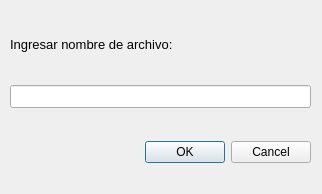
<?xml version="1.0" encoding="UTF-8"?>
<ui version="4.0">
 <class>Dialog</class>
 <widget class="QDialog" name="Dialog">
  <property name="geometry">
   <rect>
    <x>0</x>
    <y>0</y>
    <width>322</width>
    <height>194</height>
   </rect>
  </property>
  <property name="windowTitle">
   <string>Dialog</string>
  </property>
  <widget class="QWidget" name="verticalLayoutWidget">
   <property name="geometry">
    <rect>
     <x>10</x>
     <y>10</y>
     <width>301</width>
     <height>181</height>
    </rect>
   </property>
   <layout class="QVBoxLayout" name="save_lay">
    <item>
     <widget class="QLabel" name="label">
      <property name="sizePolicy">
       <sizepolicy hsizetype="Preferred" vsizetype="Fixed">
        <horstretch>0</horstretch>
        <verstretch>0</verstretch>
       </sizepolicy>
      </property>
      <property name="font">
       <font>
        <pointsize>10</pointsize>
       </font>
      </property>
      <property name="text">
       <string>Ingresar nombre de archivo:</string>
      </property>
     </widget>
    </item>
    <item>
     <widget class="QLineEdit" name="save_ed">
      <property name="font">
       <font>
        <pointsize>10</pointsize>
       </font>
      </property>
     </widget>
    </item>
    <item>
     <widget class="QDialogButtonBox" name="bb_save">
      <property name="orientation">
       <enum>Qt::Horizontal</enum>
      </property>
      <property name="standardButtons">
       <set>QDialogButtonBox::Cancel|QDialogButtonBox::Ok</set>
      </property>
     </widget>
    </item>
   </layout>
  </widget>
 </widget>
 <resources/>
 <connections>
  <connection>
   <sender>bb_save</sender>
   <signal>accepted()</signal>
   <receiver>Dialog</receiver>
   <slot>accept()</slot>
   <hints>
    <hint type="sourcelabel">
     <x>248</x>
     <y>254</y>
    </hint>
    <hint type="destinationlabel">
     <x>157</x>
     <y>274</y>
    </hint>
   </hints>
  </connection>
  <connection>
   <sender>bb_save</sender>
   <signal>rejected()</signal>
   <receiver>Dialog</receiver>
   <slot>reject()</slot>
   <hints>
    <hint type="sourcelabel">
     <x>316</x>
     <y>260</y>
    </hint>
    <hint type="destinationlabel">
     <x>286</x>
     <y>274</y>
    </hint>
   </hints>
  </connection>
 </connections>
</ui>
